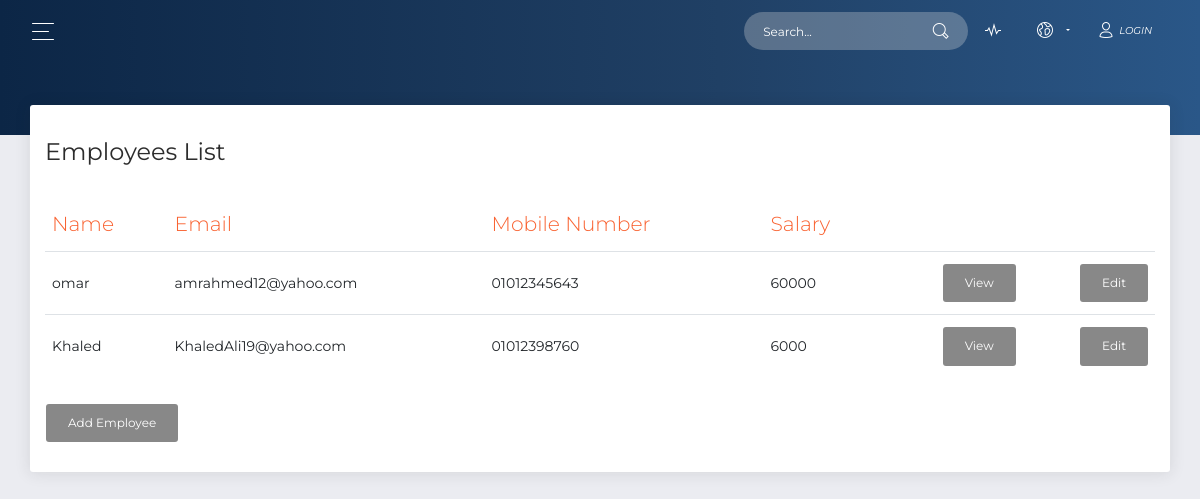
Page /public/employeesList.php on the committed database.
### tables this page shows
CREATE TABLE `user` (
  `ID` int(11) NOT NULL,
  `username` varchar(32) NOT NULL,
  `password` varchar(60) NOT NULL,
  `type` int(11) NOT NULL,
  `emp_ID` int(11) NOT NULL
);

CREATE TABLE `employee` (
  `ID` int(11) NOT NULL,
  `First_Name` varchar(24) NOT NULL,
  `Last_Name` varchar(24) NOT NULL,
  `email` varchar(32) NOT NULL,
  `address` varchar(24) NOT NULL,
  `Dep` varchar(30) NOT NULL,
  `mobile` varchar(24) NOT NULL,
  `DOB` date NOT NULL,
  `degree` varchar(24) NOT NULL,
  `emp_date` date NOT NULL,
  `salary` int(11) NOT NULL,
  `comp_id` int(11) NOT NULL
);

### app/view/view.php (called while the page is built, shortened)
<?php
abstract class View
{
    public function __construct($controller, $model)
    {
        $this->model = $model;
    }
}
?>

### app/model/employees_model.php (called while the page is built, shortened)
<?php
  require_once(__ROOT__ . "model/model.php");
  require_once(__ROOT__ . "model/Employee_model.php");
?>
<?php
class Employees extends Model {
    public $employees;
  function __construct() {
      $this->fillArray();
  }
  function fillArray() {
    $this->employees = array();
    $this->dbh = $this->connect();
    $result = $this->readEmployees();
    while ($row = $result->fetch_assoc())
    {
     array_push($this->employees, new Employee($row["ID"]));
    }
  }
  function getEmployees()
  {
    return $this->employees;
  }
  function readEmployees(){
    $sql = "SELECT * FROM employee";
    $result = $this->dbh->query($sql);
    if ($result->num_rows > 0){
        return $result;
    }
    else {
        return false;
    }
  }
}
?>

### app/model/employee_model.php (called while the page is built, shortened)
<?php
  require_once(__ROOT__ . "model/model.php");
?>
<?php
class Employee extends Model{
    private $empid;
    private $empfirstname;
    private $email;
    private $mobile;
    private $salary;
  function __construct($empid,$empfirstname="",$emplastname="",$email="",$address="",$dep="",$mobile="",$birthdate="",$edudegree="",$empdate="",$salary="",$compid="")
  {
    $this->empid = $empid;
  }
    public function getEmpid()
    {
        return $this->empid;
    }
    public function getMobile()
    {
        return $this->mobile;
    }
    public function getSalary()
    {
        return $this->salary;
    }
    public function getEmail()
    {
        return $this->email;
    }
    public function getEmpfirstname()
    {
        return $this->empfirstname;
    }
    function readEmployee($empid)
    {
        $sql = "SELECT * FROM user  JOIN  employee ON user.emp_ID = employee.ID WHERE user.emp_ID='$empid'";
        $db = $this->connect();
        $result = $db->query($sql);
        if($result->num_rows == 1)
        {
          $row = $db->fetchRow();
          $this->empfirstname = $row["First_Name"];
          $this->email = $row["email"];
          $this->mobile = $row["mobile"];
          $this->salary = $row["salary"];
        }
        else
        {
          $this->empfirstname = "";
          $this->email = "";
          $this->mobile = "";
          $this->salary = "";
        }
      }
    }

### app/db/dbh.php (called while the page is built, shortened)
<?php
class DBh
{
    private $servername;
    private $username;
    private $password;
    private $dbname;
    private $conn;
    function __construct()
    {
		$this->servername = DB_SERVER;
		$this->username = DB_USER;
		$this->password = DB_PASS;
        $this->dbname = DB_DATABASE;
	}
    public function connect()
    {
        $this->conn = new mysqli($this->servername, $this->username, $this->password, $this->dbname);
        return $this->conn;
    }
    function query($sql)
    {
        if (!empty($sql))
        {
            $this->result = $this->conn->query($sql);
            return $this->result;
        }
        else
        {
            return false;
        }
    }
}
?>

### app/model/model.php (called while the page is built, shortened)
<?php
require_once("../app/db/dbh.php");
abstract class Model
{
    protected $dbh;
    protected $conn;
    public function connect()
    {
        if(null === $this->conn)
        {
            $this->dbh = new Dbh();
        }
        return $this->dbh;
    }
}

### app/view/Employees_view.php (the view)
<?php
require_once(__ROOT__ . "view/View.php");
class Empviewpage extends View{
    public function output()
    {
        $str = "";
        $str .= ' <div class="table-responsive"> <table class="table"> ';
        $str .= ' <thead class=" text-primary"> ';
        $str .= ' <th> Name </th> ';
        $str .= ' <th> Email </th> ';
        $str .= ' <th> Mobile Number </th> ';
        $str .= ' <th> Salary </th> ';
        $str .= ' <th class="text-right"> </th> ';
        $str .= ' </thead> <tbody> ';
        foreach ($this->model->getEmployees() as $Employee) {
            $str .= ' <tr>';
            $str .= ' <td>  ' . $Employee->getEmpfirstname() . '  </td> ';
            $str .= ' <td>  ' . $Employee->getEmail() . '  </td> ';
            $str .= ' <td>  ' . $Employee->getMobile() . '  </td> ';
            $str .= ' <td>  ' . $Employee->getSalary() . '  </td> ';
            $str .= " <td class=\"text-right\"><a class=\"btn\" href='employeesList.php?action=view&id= " . $Employee->getEmpid() . "'   > View </a></td> ";
            $str .= " <td class=\"text-right\"><a class=\"btn\" href='employeesList.php?action=edit&id= " . $Employee->getEmpid() . "'  > Edit </a></td> ";
            $str .= ' </tr> ';
        }
        $str .= ' </tbody> ';
        $str .= ' </table> ';
        $str .= ' <a class="btn" href="addEmployee.php"> Add Employee </a> ';
        $str .= ' </div> ';
        return $str;
    }
}
?>

### rows in the picture
user: emp_ID.First_Name "omar", emp_ID.email "amrahmed12@yahoo.com", emp_ID.mobile "01012345643", emp_ID.salary "60000"
user: emp_ID.First_Name "Khaled", emp_ID.email "KhaledAli19@yahoo.com", emp_ID.mobile "01012398760", emp_ID.salary "6000"
